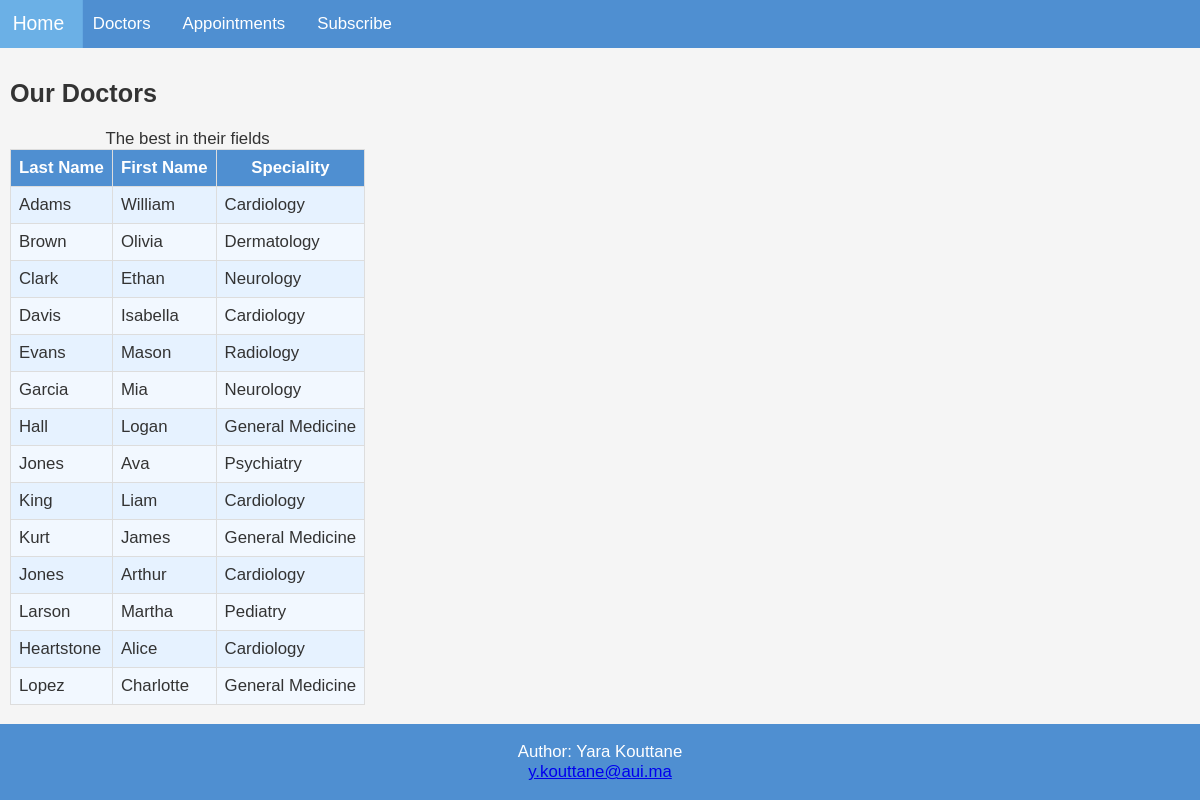
The app's page /doctors/doctors.php with its own data.
### tables this page shows
CREATE TABLE doctor(
    doctor_id INT PRIMARY KEY AUTO_INCREMENT,
    doctor_last_name varchar(64) NOT NULL,
    doctor_first_name varchar(64) NOT NULL,
    doctor_speciality varchar(64) NOT NULL
);

### doctors/doctors.php (the view, shortened to what this page needs)
<!DOCTYPE html>
<html>
<head>
  <link rel="stylesheet" href="css/mystyle.css">
</head>
<div class="wrapper">
<body>
<?php include '../inc/header.php';?>
<div class="content">
<h2>Our Doctors</h2>
<?php
include "../config/init.php";
try {
    $conn = new PDO("mysql:host=$server;dbname=$db", $user, $password);
    $qry = "SELECT doctor_id, doctor_last_name, doctor_first_name, doctor_speciality
             FROM doctor
             ORDER BY doctor_id;";
    $stmt = $conn->prepare($qry);
    $stmt->execute();
    echo "<table>\n";
    echo "<caption>The best in their fields</caption>\n";
    echo "<tr><th>Last Name</th><th>First Name</th><th>Speciality</th></tr>\n";
    while ($result = $stmt->fetch()) {
        echo "<tr>";
        echo "<td>" . $result['doctor_last_name'] . "</td>";
        echo "<td>" . $result['doctor_first_name'] . "</td>";
        echo "<td>" . $result['doctor_speciality'] . "</td>";
        echo "</tr>\n";
    }
    echo "</table>\n";
}
catch(PDOException $e) {
    echo "Error: " . $e->getMessage();
}
?>
</div>
<?php include '../inc/footer.php';?>
</div>
</body>
</html>

### css/mystyle.css (style rules this page uses)
* { box-sizing: border-box; font-family: Arial, Helvetica, sans-serif; }
body { margin: 0; font-family: system-ui, -apple-system, BlinkMacSystemFont, 'Segoe UI', Roboto, Oxygen, Ubuntu, Cantarell, 'Open Sans', 'Helvetica Neue', sans-serif; background-color: #ffffff; }
html { font-size: 1.05rem; }
.content { background-color: #f5f5f5; padding: 10px; height: 100%; color: #333333; overflow-y: auto; flex: 1; }
table, th, td { border: 1px solid #dddddd; border-collapse: collapse; }
th { background-color: #4f8fd1; color: white; padding: 8px; }
td { padding: 8px; }
tr:nth-child(even) { background-color: #e6f2ff; color: #333; }
tr:nth-child(odd) { background-color: #f2f8ff; color: #333; }
.wrapper { height: 100vh; display: flex; flex-direction: column; }

### records on screen
doctor: doctor_last_name "Adams", doctor_first_name "William", doctor_speciality "Cardiology"
doctor: doctor_last_name "Brown", doctor_first_name "Olivia", doctor_speciality "Dermatology"
doctor: doctor_last_name "Clark", doctor_first_name "Ethan", doctor_speciality "Neurology"
doctor: doctor_last_name "Davis", doctor_first_name "Isabella", doctor_speciality "Cardiology"
doctor: doctor_last_name "Evans", doctor_first_name "Mason", doctor_speciality "Radiology"
doctor: doctor_last_name "Garcia", doctor_first_name "Mia", doctor_speciality "Neurology"
doctor: doctor_last_name "Hall", doctor_first_name "Logan", doctor_speciality "General Medicine"
doctor: doctor_last_name "Jones", doctor_first_name "Ava", doctor_speciality "Psychiatry"
doctor: doctor_last_name "King", doctor_first_name "Liam", doctor_speciality "Cardiology"
doctor: doctor_last_name "Kurt", doctor_first_name "James", doctor_speciality "General Medicine"
doctor: doctor_last_name "Jones", doctor_first_name "Arthur", doctor_speciality "Cardiology"
doctor: doctor_last_name "Larson", doctor_first_name "Martha", doctor_speciality "Pediatry"
doctor: doctor_last_name "Heartstone", doctor_first_name "Alice", doctor_speciality "Cardiology"
doctor: doctor_last_name "Lopez", doctor_first_name "Charlotte", doctor_speciality "General Medicine"
